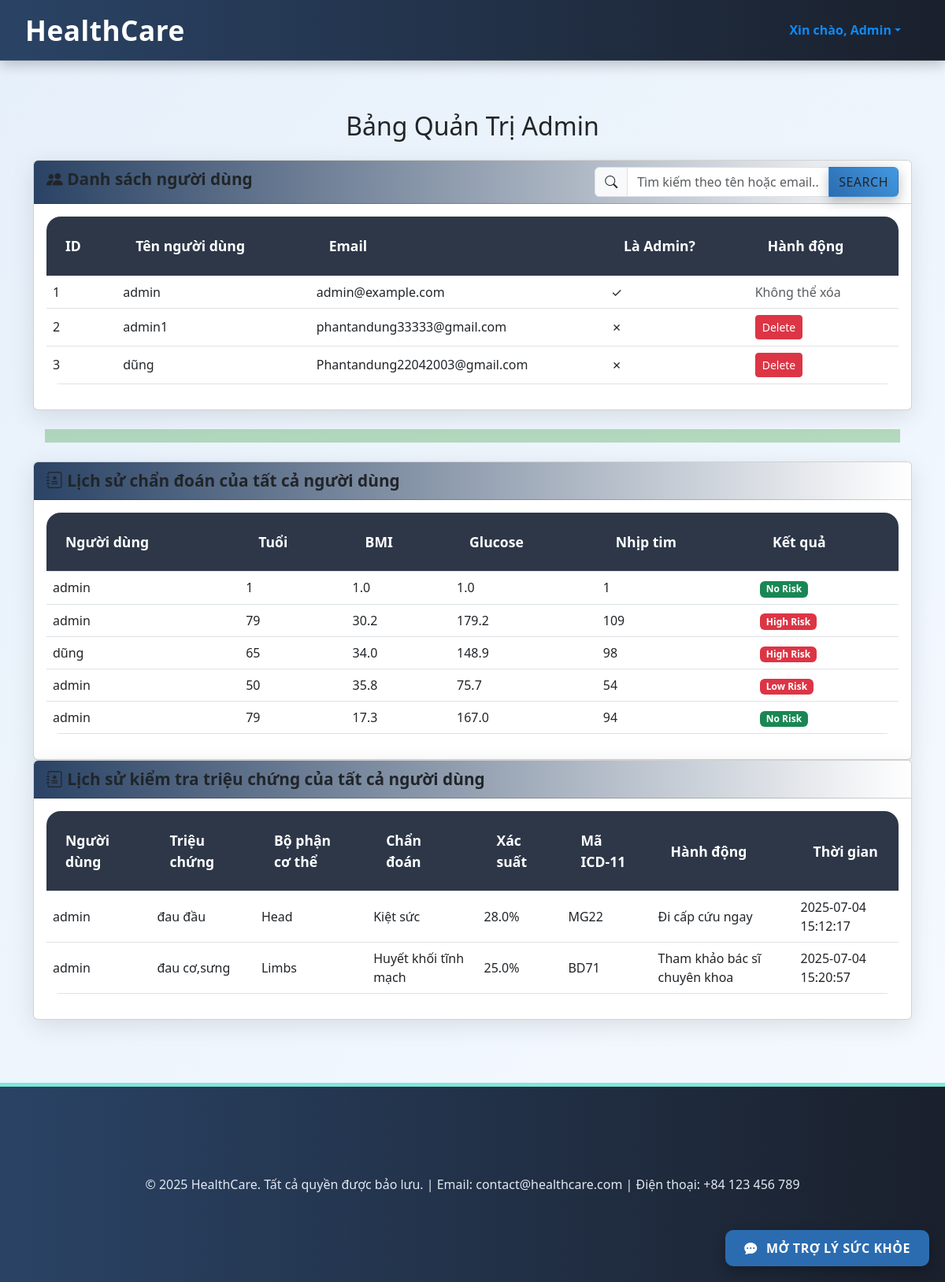
The page /admin (signed in) on the database its author committed.
### app/models.py (models this page shows)
class User(UserMixin, db.Model):
    __tablename__ = 'users'
    id = db.Column(db.Integer, primary_key=True)
    username = db.Column(db.String(80), unique=True, nullable=False)
    email = db.Column(db.String(120), unique=True, nullable=False)
    password_hash = db.Column(db.String(128), nullable=False)
    is_admin = db.Column(db.Boolean, default=False)
    notifications = db.Column(db.Boolean, default=True)
    reset_token = db.Column(db.String(128), nullable=True)
    reset_token_expiration = db.Column(db.DateTime, nullable=True)
    avatar = db.Column(db.LargeBinary, nullable=True)  # Lưu dữ liệu ảnh dưới dạng nhị phân
    avatar_extension = db.Column(db.String(10), nullable=True)  # Lưu phần mở rộng file
    bio = db.Column(db.String(200), nullable=True)
    predictions = db.relationship('Prediction', backref='user', lazy=True)
    symptom_checks = db.relationship('SymptomCheck', backref='user', lazy=True)
    profile_history = db.relationship('ProfileHistory', backref='user', lazy=True)

class Prediction(db.Model):
    __tablename__ = 'predictions'
    id = db.Column(db.Integer, primary_key=True)
    user_id = db.Column(db.Integer, db.ForeignKey('users.id'), nullable=False)
    age = db.Column(db.Integer, nullable=False)
    bmi = db.Column(db.Float, nullable=False)
    glucose = db.Column(db.Float, nullable=False)
    heart_rate = db.Column(db.Integer, nullable=False)
    result = db.Column(db.String(20), nullable=False)
    timestamp = db.Column(db.DateTime, default=datetime.utcnow)

class SymptomCheck(db.Model):
    __tablename__ = 'symptom_checks'
    id = db.Column(db.Integer, primary_key=True)
    user_id = db.Column(db.Integer, db.ForeignKey('users.id'), nullable=False)
    symptoms = db.Column(db.String(255), nullable=False)
    body_part = db.Column(db.String(50), nullable=False)
    condition = db.Column(db.String(100), nullable=False)
    probability = db.Column(db.Float, nullable=False)
    icd11 = db.Column(db.String(10), nullable=False)
    action = db.Column(db.String(255), nullable=False)
    timestamp = db.Column(db.DateTime, default=datetime.utcnow)

### app/routes.py (the view, shortened to what this page needs)
@main_bp.route('/admin', methods=['GET', 'POST'])
@login_required
def admin_panel():
    if not current_user.is_admin:
        flash('Chỉ admin mới có quyền truy cập.', 'error')
        return redirect(url_for('main.dashboard'))
    delete_form = DeleteConfirmForm()
    search_query = request.args.get('search', '')
    if search_query:
        users = User.query.filter(
            (User.username.ilike(f'%{search_query}%')) | (User.email.ilike(f'%{search_query}%'))
        ).all()
        searched_predictions = Prediction.query.filter(Prediction.user_id.in_([user.id for user in users])).all()
        searched_symptom_checks = SymptomCheck.query.filter(SymptomCheck.user_id.in_([user.id for user in users])).all()
    else:
        users = User.query.all()
        searched_predictions = []
        searched_symptom_checks = []
    predictions = Prediction.query.all()
    symptom_checks = SymptomCheck.query.all()
    return render_template('admin.html', users=users, predictions=predictions, delete_form=delete_form, search_query=search_query, symptom_checks=symptom_checks, searched_predictions=searched_predictions, searched_symptom_checks=searched_symptom_checks)

### app/forms.py
class DeleteConfirmForm(FlaskForm):
    password = PasswordField('Password', validators=[DataRequired()])
    submit = SubmitField('Confirm Delete')

### app/templates/admin.html (shortened to what this page needs)
{% extends "base.html" %}
{% block content %}
<div class="container">
    <h2 class="text-center mb-4">Bảng Quản Trị Admin</h2>
    <div class="card mb-4">
        <div class="card-header">
            <i class="bi bi-people-fill"></i> Danh sách người dùng
            <form method="GET" class="d-inline float-end search-form">
                <div class="input-group">
                    <span class="input-group-text"><i class="bi bi-search"></i></span>
                    <input type="text" name="search" value="{{ search_query }}" placeholder="Tìm kiếm theo tên hoặc email..." class="form-control search-input">
                    <button type="submit" class="btn btn-custom search-btn">Search</button>
                </div>
            </form>
        </div>
        <div class="card-body">
            <div class="table-responsive">
                <table class="table user-table">
                    <thead>
                        <tr>
                            <th>ID</th>
                            <th>Tên người dùng</th>
                            <th>Email</th>
                            <th>Là Admin?</th>
                            <th>Hành động</th>
                        </tr>
                    </thead>
                    <tbody>
                        {% for user in users %}
                        <tr>
                            <td>{{ user.id }}</td>
                            <td>{{ user.username }}</td>
                            <td>{{ user.email }}</td>
                            <td>{{ '✓' if user.is_admin else '✗' }}</td>
                            <td>
                                {% if not user.is_admin %}
                                <button type="button" class="btn btn-danger btn-sm delete-btn" data-bs-toggle="modal" data-bs-target="#deleteModal" data-user-id="{{ user.id }}">Delete</button>
                            {% else %}
                                <span class="text-muted">Không thể xóa</span>
                                {% endif %}
                            </td>
                        </tr>
                        {% endfor %}
                    </tbody>
                </table>
            </div>
        </div>
    </div>
    <hr class="my-4" style="border-top: 17px solid green; margin-left: 15px; margin-right: 15px;">
    <div class="card">
        <div class="card-header">
            <i class="bi bi-journal-medical"></i> Lịch sử chẩn đoán của tất cả người dùng
        </div>
        <div class="card-body">
            {% if predictions %}
            <div class="table-responsive">
                <table class="table user-table">
                    <thead>
                        <tr>
                            <th>Người dùng</th>
                            <th>Tuổi</th>
                            <th>BMI</th>
                            <th>Glucose</th>
                            <th>Nhịp tim</th>
                            <th>Kết quả</th>
                        </tr>
                    </thead>
                    <tbody>
                        {% for p in predictions %}
                        <tr>
                            <td>{{ p.user.username }}</td>
                            <td>{{ p.age }}</td>
                            <td>{{ p.bmi }}</td>
                            <td>{{ p.glucose }}</td>
                            <td>{{ p.heart_rate }}</td>
                            <td><span class="badge {{ 'bg-success' if p.result == 'No Risk' else 'bg-danger' }}">{{ p.result }}</span></td>
                        </tr>
                        {% endfor %}
                    </tbody>
                </table>
            </div>
            {% else %}
            <p>Chưa có dữ liệu chẩn đoán nào.</p>
            {% endif %}
        </div>
    </div>
    <div class="card">
        <div class="card-header">
            <i class="bi bi-journal-medical"></i> Lịch sử kiểm tra triệu chứng của tất cả người dùng
        </div>
        <div class="card-body">
            {% if symptom_checks %}
            <div class="table-responsive">
                <table class="table user-table">
                    <thead>
                        <tr>
                            <th>Người dùng</th>
                            <th>Triệu chứng</th>
                            <th>Bộ phận cơ thể</th>
                            <th>Chẩn đoán</th>
                            <th>Xác suất</th>
                            <th>Mã ICD-11</th>
                            <th>Hành động</th>
                            <th>Thời gian</th>
                        </tr>
                    </thead>
                    <tbody>
                        {% for sc in symptom_checks %}
                        <tr>
                            <td>{{ sc.user.username }}</td>
                            <td>{{ sc.symptoms }}</td>
                            <td>{{ sc.body_part | capitalize }}</td>
                            <td>{{ sc.condition }}</td>
                            <td>{{ (sc.probability * 100) | round(1) }}%</td>
                            <td>{{ sc.icd11 }}</td>
                            <td>{{ sc.action }}</td>
                            <td>{{ sc.timestamp.strftime('%Y-%m-%d %H:%M:%S') }}</td>
                        </tr>
                        {% endfor %}
                    </tbody>
                </table>
            </div>
            {% else %}
            <p>Chưa có dữ liệu kiểm tra triệu chứng nào.</p>
            {% endif %}
        </div>
    </div>
</div>
{% endblock %}

### app/static/css/styles.css (style rules this page uses)
body { font-family: 'Inter', -apple-system, BlinkMacSystemFont, 'Segoe UI', Roboto, sans-serif; background: linear-gradient(135deg, #e6f0fa 0%, #f6faff 100%); color: #1f2a44; line-height: 1.7; transition: background-color 0.3s ease; }
.container { max-width: 1280px; margin: 4rem auto; padding: 0 2rem; }
.btn-primary, .btn-custom, .nav-btn, .nav-logout, .search-btn, .newsletter-btn, .chatbot-button { background: linear-gradient(45deg, #2b6cb0, #4299e1); border: none; padding: 1rem 2.5rem; border-radius: 12px; color: #ffffff; font-weight: 700; text-decoration: none; text-transform: uppercase; letter-spacing: 0.5px; display: inline-flex; align-items: center; gap: 0.5rem; transition: all 0.3s ease; box-shadow: 0 6px 15px rgba(0, 0, 0, 0.25); position: relative; overflow: hidden; }
.btn-primary::after, .btn-custom::after, .nav-btn::after, .nav-logout::after, .search-btn::after, .newsletter-btn::after, .chatbot-button::after { content: ''; position: absolute; top: 0; left: -100%; width: 100%; height: 100%; background: rgba(255, 255, 255, 0.2); transition: left 0.4s ease; }
.form-control { border: 2px solid #e2e8f0; border-radius: 12px; padding: 1rem; font-size: 1.1rem; transition: border-color 0.3s ease, box-shadow 0.3s ease, transform 0.2s ease; }
.card { border: none; border-radius: 18px; box-shadow: 0 8px 30px rgba(0, 0, 0, 0.1); overflow: hidden; transition: transform 0.3s ease, box-shadow 0.3s ease; }
.card-header { background: linear-gradient(90deg, #2a4365 0%, white 100%); color: #ffffff; padding: 1.5rem; font-weight: 700; font-size: 1.3rem; }
.user-table { background: #ffffff; border-radius: 18px; overflow: hidden; border-collapse: separate; border-spacing: 0; }
.user-table thead th { background: #2d3748; color: #ffffff; padding: 1.5rem; font-weight: 700; font-size: 1.1rem; }
.user-table tbody tr { transition: background-color 0.3s ease, transform 0.2s ease; }
.user-table td, .user-table th { padding: 1.5rem; vertical-align: middle; }
.search-form .input-group { max-width: 450px; }
.search-input { border-radius: 12px 0 0 12px; border: 2px solid #e2e8f0; padding: 1rem; font-size: 1.1rem; }

### rows shown on the page
User: id "1", username "admin", email "admin@example.com", is_admin "✓", shows "Không thể xóa"
User: id "2", username "admin1", email "phantandung33333@gmail.com", is_admin "✗"
User: id "3", username "dũng", email "Phantandung22042003@gmail.com", is_admin "✗"
Prediction: user.username "admin", age "1", bmi "1.0", glucose "1.0", heart_rate "1", result "No Risk"
Prediction: user.username "admin", age "79", bmi "30.2", glucose "179.2", heart_rate "109", result "High Risk"
Prediction: user.username "dũng", age "65", bmi "34.0", glucose "148.9", heart_rate "98", result "High Risk"
Prediction: user.username "admin", age "50", bmi "35.8", glucose "75.7", heart_rate "54", result "Low Risk"
Prediction: user.username "admin", age "79", bmi "17.3", glucose "167.0", heart_rate "94", result "No Risk"
SymptomCheck: user.username "admin", symptoms "đau đầu", body_part "Head", condition "Kiệt sức", (sc.probability*100)|round(1) "28.0", icd11 "MG22", action "Đi cấp cứu ngay", timestamp "2025-07-04 15:12:17"
SymptomCheck: user.username "admin", symptoms "đau cơ,sưng", body_part "Limbs", condition "Huyết khối tĩnh mạch", (sc.probability*100)|round(1) "25.0", icd11 "BD71", action "Tham khảo bác sĩ chuyên khoa", timestamp "2025-07-04 15:20:57"
